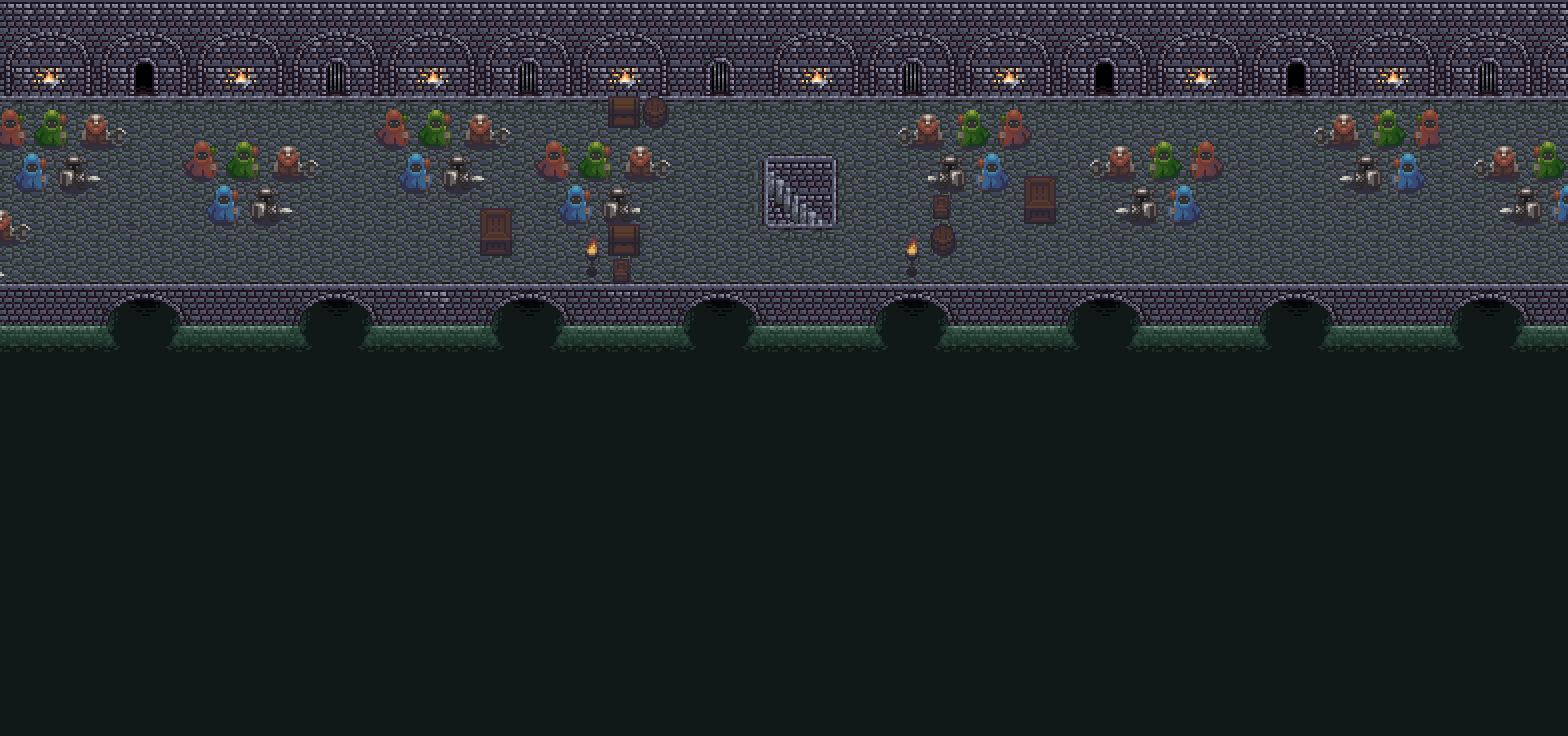

A level layout from a 2D game, rendered from its tile map. Below: a short description, then the map file with tile-grid data replaced by summaries:
An orthogonal 49x23 tile map with 32x32 px tiles, 3 tile layers (Tile Layer 3, Tile Layer 2, BARRIER), 3 tilesets and 2 objects.

<map version="1.10" tiledversion="1.10.1" orientation="orthogonal" renderorder="right-down" width="49" height="23" tilewidth="32" tileheight="32" infinite="0" nextlayerid="12" nextobjectid="4">
 <tileset firstgid="1" source="../tileset/demo1.tsx" />
 <tileset firstgid="257" source="../tileset/dungeon_tiles.tsx" />
 <tileset firstgid="809" source="../tileset/sewer_tiles.tsx" />
 <layer id="9" name="Tile Layer 3" width="49" height="23">
  <data>[1127 cells, 99 non-empty, 4 distinct tile ids]</data>
 </layer>
 <layer id="8" name="Tile Layer 2" width="49" height="23">
  <data>[1127 cells, 1126 non-empty, 26 distinct tile ids]</data>
 </layer>
 <layer id="11" name="BARRIER" width="49" height="23">
  <data>[1127 cells, 204 non-empty, 37 distinct tile ids]</data>
 </layer>
 <objectgroup color="#0000ff" id="3" name="PLAYERS">
  <object id="1" x="704" y="160">
   <point />
  </object>
 </objectgroup>
 <objectgroup color="#aa00ff" id="4" name="ENTRANCE">
  <object id="3" x="736" y="128" width="128" height="128" />
 </objectgroup>
</map>
